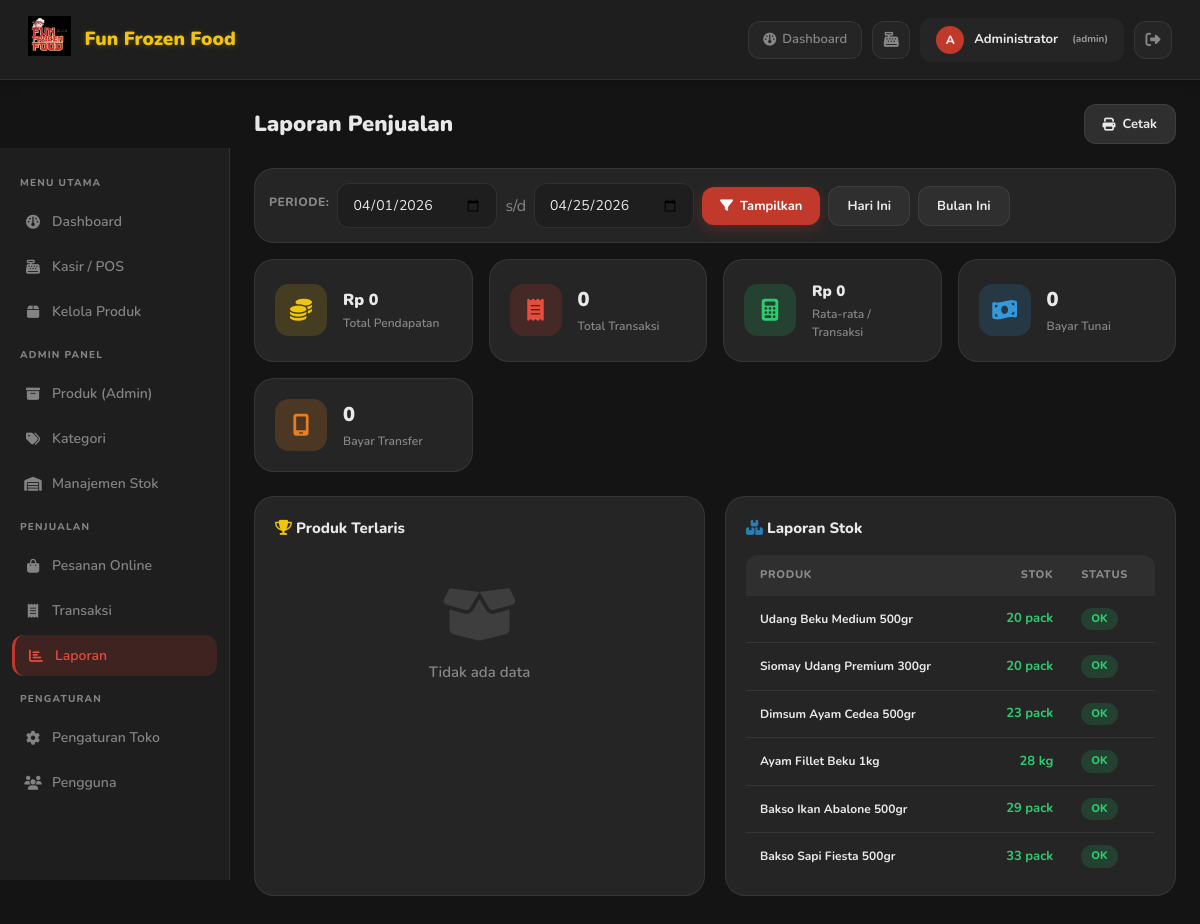
Screenshot of /admin/reports.php (signed in) with the database file from the repository.
### tables this page shows
CREATE TABLE `products` (
  `id` int NOT NULL AUTO_INCREMENT,
  `category_id` int DEFAULT NULL,
  `name` varchar(150) NOT NULL,
  `price` decimal(12,2) NOT NULL DEFAULT '0.00',
  `stock` int NOT NULL DEFAULT '0',
  `unit` varchar(20) NOT NULL DEFAULT 'pcs',
  `image` varchar(255) DEFAULT NULL,
  `description` text,
  `status` tinyint(1) NOT NULL DEFAULT '1',
  `low_stock_alert` int NOT NULL DEFAULT '5',
  `created_at` datetime NOT NULL DEFAULT CURRENT_TIMESTAMP,
  `updated_at` datetime NOT NULL DEFAULT CURRENT_TIMESTAMP ON UPDATE CURRENT_TIMESTAMP,
  PRIMARY KEY (`id`),
  KEY `fk_product_category` (`category_id`),
  CONSTRAINT `fk_product_category` FOREIGN KEY (`category_id`) REFERENCES `categories` (`id`) ON DELETE SET NULL
);

### config/config.php (called while the page is built, shortened)
<?php
function formatRupiah(float $amount): string {
    return 'Rp ' . number_format($amount, 0, ',', '.');
}

### admin/reports.php (the view, shortened to what this page needs)
<?php
require_once '../config/config.php';
$db = getDB();
$dateFrom = $_GET['date_from'] ?? date('Y-m-01');
$dateTo   = $_GET['date_to']   ?? date('Y-m-d');
$summary = $db->prepare("SELECT COUNT(*) as total_trx, COALESCE(SUM(total),0) as total_rev,
    COALESCE(AVG(total),0) as avg_rev,
    COALESCE(SUM(CASE WHEN payment_method='tunai' THEN 1 ELSE 0 END),0) as tunai_count,
    COALESCE(SUM(CASE WHEN payment_method='transfer' THEN 1 ELSE 0 END),0) as transfer_count
    FROM transactions WHERE (status IS NULL OR status != 'void') AND DATE(created_at) BETWEEN ? AND ?");
$summary->execute([$dateFrom, $dateTo]);
$summary = $summary->fetch();
$topProducts = $db->prepare("SELECT ti.product_name, SUM(ti.qty) as total_qty, SUM(ti.subtotal) as total_sales,
    COUNT(DISTINCT ti.transaction_id) as tx_count
    FROM transaction_items ti JOIN transactions t ON ti.transaction_id=t.id
    WHERE (t.status IS NULL OR t.status != 'void') AND DATE(t.created_at) BETWEEN ? AND ?
    GROUP BY ti.product_name ORDER BY total_qty DESC LIMIT 10");
$topProducts->execute([$dateFrom, $dateTo]);
$topProducts = $topProducts->fetchAll();
$stockReport = $db->query("SELECT p.name, p.stock, p.unit, p.low_stock_alert, c.name as cat_name,
    CASE WHEN p.stock=0 THEN 'habis' WHEN p.stock<=p.low_stock_alert THEN 'menipis' ELSE 'ok' END as status
    FROM products p LEFT JOIN categories c ON p.category_id=c.id WHERE p.status=1 ORDER BY p.stock ASC")->fetchAll();
include '../includes/header.php';
?>
<div class="admin-layout">
<?php include '../includes/sidebar.php'; ?>
<div class="admin-content">
  <div class="page-header">
    <div><div class="page-title">Laporan Penjualan</div></div>
    <button class="btn btn-secondary no-print" onclick="window.print()"><i class="fa-solid fa-print"></i> Cetak</button>
  </div>
  <div class="card mb-3 no-print" style="padding:14px">
    <form method="GET" class="d-flex gap-2 align-center flex-wrap">
      <label class="form-label mb-0">Periode:</label>
      <input type="date" name="date_from" class="form-control" value="<?= htmlspecialchars($dateFrom) ?>" style="width:160px">
      <span class="text-muted">s/d</span>
      <input type="date" name="date_to" class="form-control" value="<?= htmlspecialchars($dateTo) ?>" style="width:160px">
      <button type="submit" class="btn btn-primary"><i class="fa-solid fa-filter"></i> Tampilkan</button>
      <button type="button" class="btn btn-secondary" onclick="setToday()">Hari Ini</button>
      <button type="button" class="btn btn-secondary" onclick="setThisMonth()">Bulan Ini</button>
    </form>
  </div>
  <div class="stats-grid mb-4">
    <div class="stat-card">
      <div class="stat-icon yellow"><i class="fa-solid fa-coins"></i></div>
      <div><div class="stat-value" style="font-size:16px"><?= formatRupiah((float)$summary['total_rev']) ?></div><div class="stat-label">Total Pendapatan</div></div>
    </div>
    <div class="stat-card">
      <div class="stat-icon red"><i class="fa-solid fa-receipt"></i></div>
      <div><div class="stat-value"><?= number_format($summary['total_trx']) ?></div><div class="stat-label">Total Transaksi</div></div>
    </div>
    <div class="stat-card">
      <div class="stat-icon green"><i class="fa-solid fa-calculator"></i></div>
      <div><div class="stat-value" style="font-size:15px"><?= formatRupiah((float)$summary['avg_rev']) ?></div><div class="stat-label">Rata-rata / Transaksi</div></div>
    </div>
    <div class="stat-card">
      <div class="stat-icon blue"><i class="fa-solid fa-money-bill-wave"></i></div>
      <div><div class="stat-value"><?= number_format($summary['tunai_count']) ?></div><div class="stat-label">Bayar Tunai</div></div>
    </div>
    <div class="stat-card">
      <div class="stat-icon orange"><i class="fa-solid fa-mobile-screen"></i></div>
      <div><div class="stat-value"><?= number_format($summary['transfer_count']) ?></div><div class="stat-label">Bayar Transfer</div></div>
    </div>
  </div>
  <div class="grid-2" style="gap:20px;margin-bottom:20px">
    <div class="card">
      <div class="card-header"><span class="card-title"><i class="fa-solid fa-trophy" style="color:var(--yellow)"></i> Produk Terlaris</span></div>
      <?php if (empty($topProducts)): ?>
      <div class="empty-state" style="padding:30px"><i class="fa-solid fa-box-open"></i><p>Tidak ada data</p></div>
      <?php endif; ?>
    </div>
    <div class="card">
      <div class="card-header"><span class="card-title"><i class="fa-solid fa-boxes-stacked" style="color:var(--info)"></i> Laporan Stok</span></div>
      <div class="desktop-table">
      <div class="table-wrap" style="max-height:320px;overflow-y:auto">
        <table>
          <thead><tr><th>Produk</th><th class="text-right">Stok</th><th>Status</th></tr></thead>
          <tbody>
          <?php foreach ($stockReport as $s):
            $sc = $s['status']==='habis'?'danger':($s['status']==='menipis'?'warning':'success');
          ?>
          <tr>
            <td style="font-size:12px;font-weight:700"><?= htmlspecialchars(substr($s['name'],0,28)) ?></td>
            <td class="text-right fw-bold text-<?= $sc ?>"><?= $s['stock'] ?> <?= $s['unit'] ?></td>
            <td><span class="badge badge-<?= $sc ?>"><?= $s['status'] ?></span></td>
          </tr>
          <?php endforeach; ?>
          </tbody>
        </table>
      </div>
      </div>
    </div>
  </div>
</div>
</div>
<?php include '../includes/footer.php'; ?>

### rows the page displays
products: name "Udang Beku Medium 500gr", stock "20", unit "pack", status "OK"
products: name "Siomay Udang Premium 300gr", stock "20", unit "pack", status "OK"
products: name "Dimsum Ayam Cedea 500gr", stock "23", unit "pack", status "OK"
products: name "Ayam Fillet Beku 1kg", stock "28", unit "kg", status "OK"
products: name "Bakso Ikan Abalone 500gr", stock "29", unit "pack", status "OK"
products: name "Bakso Sapi Fiesta 500gr", stock "33", unit "pack", status "OK"

### other values shown
$storeName "Fun Frozen Food"
$userInitial "A"
$_SESSION['full_name'] "Administrator"
$_SESSION['user_role'] "admin"
formatRupiah((float)$summary['total_rev']) "Rp 0"
$summary['total_trx'] "0"
formatRupiah((float)$summary['avg_rev']) "Rp 0"
$summary['tunai_count'] "0"
$summary['transfer_count'] "0"
